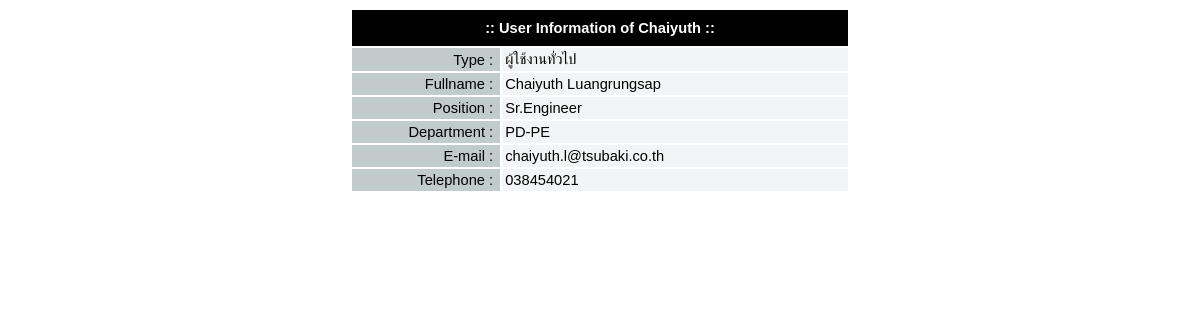
The app's page /show_person.php?username=Chaiyuth with its own data.
### tables this page shows
CREATE TABLE `user_tb` (
  `id` int(5) NOT NULL,
  `role` varchar(100) NOT NULL,
  `username` varchar(100) NOT NULL,
  `password` varchar(50) NOT NULL,
  `fullname` varchar(200) NOT NULL,
  `position` varchar(200) NOT NULL,
  `department` varchar(200) NOT NULL,
  `email` varchar(200) NOT NULL,
  `tel` varchar(200) NOT NULL,
  `user_status` varchar(5) NOT NULL
);

### show_person.php (the view, shortened to what this page needs)
<?php
$username = $_GET['username'];
$query = "select * from user_tb where username='$username'";
$result= mysql_query($query);
$row = mysql_fetch_array($result);
?>
<!DOCTYPE html PUBLIC "-//W3C//DTD XHTML 1.0 Transitional//EN" "http://www.w3.org/TR/xhtml1/DTD/xhtml1-transitional.dtd">
<html xmlns="http://www.w3.org/1999/xhtml">
<head>
</head>
<body>
<center>
<table width="500" border="0" align="center" cellpadding="3" cellspacing="2">
  <tr>
    <td bgcolor="#000000" colspan="2" height="30" align="center"><font color="#FFFFFF"><b>:: User Information of <?php echo $row['username']; ?> ::</b></font></td>
  </tr>
  <tr>
    <td width="30%" bgcolor="#C1CBCB"><div align="right">Type :&nbsp;</div></td>
    <td width="70%" bgcolor="#F2F5F5"><div align="left"><?php echo $row['role']; ?></div></td>
  </tr>
  <tr>
    <td bgcolor="#C1CBCB"><div align="right">Fullname :&nbsp;</div></td>
    <td bgcolor="#F2F5F5"><div align="left"><?php echo $row['fullname']; ?></div></td>
  </tr>
  <tr>
    <td bgcolor="#C1CBCB"><div align="right">Position :&nbsp;</div></td>
    <td bgcolor="#F2F5F5"><div align="left"><?php echo $row['position']; ?></div></td>
  </tr>
  <tr>
    <td bgcolor="#C1CBCB"><div align="right">Department :&nbsp;</div></td>
    <td bgcolor="#F2F5F5"><div align="left"><?php echo $row['department']; ?></div></td>
  </tr>
  <tr>
    <td bgcolor="#C1CBCB"><div align="right">E-mail :&nbsp;</div></td>
    <td bgcolor="#F2F5F5"><div align="left"><?php echo $row['email']; ?></div></td>
  </tr>
  <tr>
    <td bgcolor="#C1CBCB"><div align="right">Telephone :&nbsp;</div></td>
    <td bgcolor="#F2F5F5"><div align="left"><?php echo $row['tel']; ?></div></td>
  </tr>
</table>
</center>
<br><br>
</body>
</html>

### show_person.php (style rules this page uses)
b { font-family: Arial, Helvetica, sans-serif; font-size: 11pt; }
font, td { font-family: Arial, Helvetica, sans-serif; font-size: 11pt; }
BODY { font-size: 9pt; font-family: Arial, Helvetica, sans-serif; }

### records on screen
user_tb: username "Chaiyuth", role "ผู้ใช้งานทั่วไป", fullname "Chaiyuth Luangrungsap", position "Sr.Engineer", department "PD-PE", email "chaiyuth.l@tsubaki.co.th", tel "038454021"
